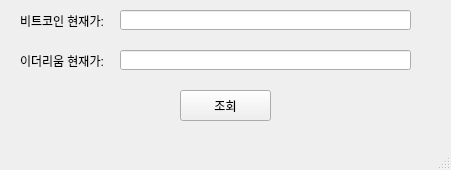
<?xml version="1.0" encoding="UTF-8"?>
<ui version="4.0">
 <class>MainWindow</class>
 <widget class="QMainWindow" name="MainWindow">
  <property name="geometry">
   <rect>
    <x>0</x>
    <y>0</y>
    <width>451</width>
    <height>170</height>
   </rect>
  </property>
  <property name="windowTitle">
   <string>업비트 시세 조회기</string>
  </property>
  <property name="windowIcon">
   <iconset>
    <normaloff>G:/내 드라이브/temp/python/PyQt/icon.png</normaloff>G:/내 드라이브/temp/python/PyQt/icon.png</iconset>
  </property>
  <widget class="QWidget" name="centralwidget">
   <widget class="QLabel" name="label">
    <property name="geometry">
     <rect>
      <x>20</x>
      <y>10</y>
      <width>101</width>
      <height>21</height>
     </rect>
    </property>
    <property name="text">
     <string>비트코인 현재가:</string>
    </property>
   </widget>
   <widget class="QLineEdit" name="lineEdit">
    <property name="geometry">
     <rect>
      <x>120</x>
      <y>10</y>
      <width>291</width>
      <height>20</height>
     </rect>
    </property>
   </widget>
   <widget class="QLabel" name="label_2">
    <property name="geometry">
     <rect>
      <x>20</x>
      <y>50</y>
      <width>101</width>
      <height>21</height>
     </rect>
    </property>
    <property name="text">
     <string>이더리움 현재가:</string>
    </property>
   </widget>
   <widget class="QLineEdit" name="lineEdit_2">
    <property name="geometry">
     <rect>
      <x>120</x>
      <y>50</y>
      <width>291</width>
      <height>20</height>
     </rect>
    </property>
   </widget>
   <widget class="QPushButton" name="pushButton">
    <property name="geometry">
     <rect>
      <x>180</x>
      <y>90</y>
      <width>91</width>
      <height>31</height>
     </rect>
    </property>
    <property name="text">
     <string>조회</string>
    </property>
   </widget>
  </widget>
  <widget class="QMenuBar" name="menubar">
   <property name="geometry">
    <rect>
     <x>0</x>
     <y>0</y>
     <width>451</width>
     <height>21</height>
    </rect>
   </property>
  </widget>
  <widget class="QStatusBar" name="statusbar"/>
 </widget>
 <resources/>
 <connections/>
</ui>
